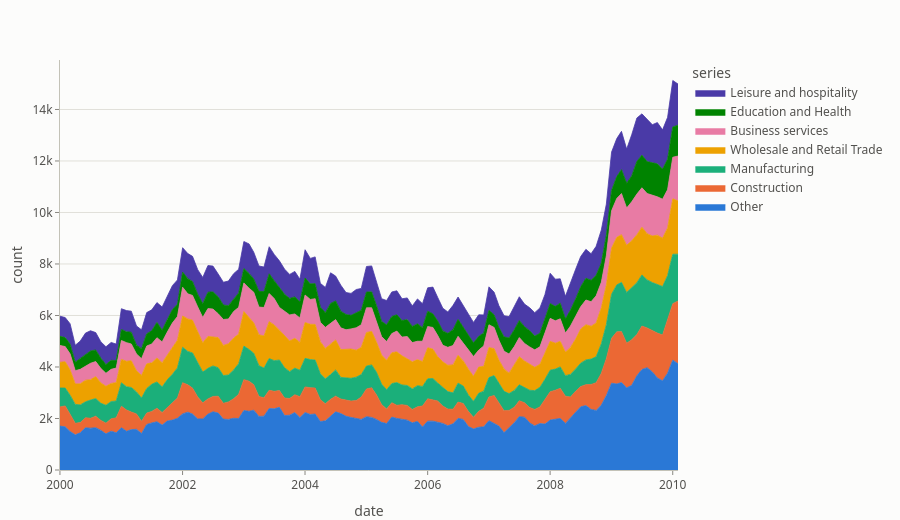

The cell this chart's notebook holds for it:
### Markdown cell above
## Composition over time
More than 8 series? Fold the small ones into *Other* to keep colours distinguishable.

### Code cell
top = pc.fold_other(unemp, 'series', 'count', n=6)
pc.stacked_area(top, 'date', 'count', 'series', backend='plotly')
